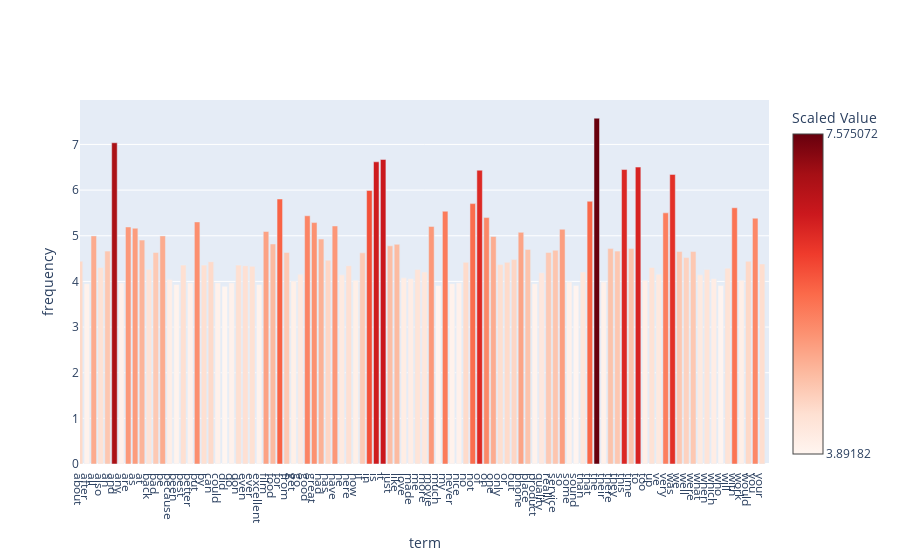

Notebook cell for this chart:
### Code cell
feature_frequencies_log = np.array([math.log(i) for i in feature_frequencies])
top_100_indices = feature_frequencies_log.argsort()[::-1][:100]
top_100_indices = top_100_indices[np.argsort(top_100_indices)]

x = [count_vect.get_feature_names_out()[i] for i in top_100_indices]
y = feature_frequencies_log[top_100_indices]

# fig = px.bar(x=x, y=y)
fig = go.Figure()
fig.add_trace(go.Bar(x=x, y=y,
                    marker=dict(
                    color=y,
                    colorscale='Reds', 
                    colorbar=dict(title='Scaled Value', tickvals=[min(y), max(y)]) 
                )))


# Create a layout for the chart
fig.update_xaxes(
    title_text="term",
    fixedrange=False,
    range=[0, 100],
    constrain="domain",
    tickmode='array',  # Set tickmode to 'array' to use an array of tickvals
    tickvals=list(range(len(x))),  # Set tickvals to the range of x-values
    ticktext=x,  # Set ticktext to the x-labels
    autorange=False, showline=True
)

fig.update_yaxes(
    title_text="frequency",
    fixedrange=True
)
fig.update_layout(hovermode="x")
fig.show(config={"scrollZoom": True, "displayModeBar": True})

### Figure 1 — Plotly figure (JSON) as saved in the notebook; plotly's stock layout.template omitted (floating-point values rounded to 4 significant figures)
{"data": [{"marker": {"color": [4.443, 3.951, 4.997, 4.304, 4.663, 7.037, 3.97, 5.193, 5.165, 4.905, 4.263, 4.635, 4.997, 4.043, 3.932, 4.357, 3.97, 5.303, 4.357, 4.431, 3.97, 3.892, 3.97, 4.357, 4.344, 4.331, 3.932, 5.094, 4.82, 5.805, 4.635, 4.007, 4.159, 5.438, 5.288, 4.927, 4.466, 5.215, 4.143, 4.344, 4.025, 4.625, 5.991, 6.62, 6.671, 4.779, 4.812, 4.078, 4.06, 4.263, 4.205, 5.204, 3.912, 5.537, 3.951, 3.97, 4.419, 5.704, 6.436, 5.398, 4.984, 4.369, 4.419, 4.477, 5.075, 4.7, 3.951, 4.19, 4.635, 4.682, 5.142, 3.989, 3.912, 4.205, 5.756, 7.575, 3.989, 4.718, 4.663, 6.45, 4.718, 6.504, 4.025, 4.304, 4.159, 5.501, 6.344, 4.654, 4.522, 4.654, 4.143, 4.263, 4.06, 3.912, 4.29, 5.613, 4.025, 4.443, 5.384, 4.382], "colorbar": {"tickvals": [3.892, 7.575], "title": {"text": "Scaled Value"}}, "colorscale": [[0, "rgb(255,245,240)"], [0.125, "rgb(254,224,210)"], [0.25, "rgb(252,187,161)"], [0.375, "rgb(252,146,114)"], [0.5, "rgb(251,106,74)"], [0.625, "rgb(239,59,44)"], [0.75, "rgb(203,24,29)"], [0.875, "rgb(165,15,21)"], [1, "rgb(103,0,13)"]]}, "type": "bar", "x": ["about", "after", "all", "also", "an", "and", "any", "are", "as", "at", "back", "bad", "be", "because", "been", "best", "better", "but", "by", "can", "could", "did", "do", "don", "even", "ever", "excellent", "film", "food", "for", "from", "get", "go", "good", "great", "had", "has", "have", "he", "here", "how", "if", "in", "is", "it", "just", "like", "love", "made", "me", "more", "movie", "much", "my", "never", "nice", "no", "not", "of", "on", "one", "only", "or", "out", "phone", "place", "product", "quality", "really", "service", "so", "some", "sound", "than", "that", "the", "their", "there", "they", "this", "time", "to", "too", "up", "ve", "very", "was", "we", "well", "were", "what", "when", "which", "who", "will", "with", "work", "would", "you", "your"], "y": [4.443, 3.951, 4.997, 4.304, 4.663, 7.037, 3.97, 5.193, 5.165, 4.905, 4.263, 4.635, 4.997, 4.043, 3.932, 4.357, 3.97, 5.303, 4.357, 4.431, 3.97, 3.892, 3.97, 4.357, 4.344, 4.331, 3.932, 5.094, 4.82, 5.805, 4.635, 4.007, 4.159, 5.438, 5.288, 4.927, 4.466, 5.215, 4.143, 4.344, 4.025, 4.625, 5.991, 6.62, 6.671, 4.779, 4.812, 4.078, 4.06, 4.263, 4.205, 5.204, 3.912, 5.537, 3.951, 3.97, 4.419, 5.704, 6.436, 5.398, 4.984, 4.369, 4.419, 4.477, 5.075, 4.7, 3.951, 4.19, 4.635, 4.682, 5.142, 3.989, 3.912, 4.205, 5.756, 7.575, 3.989, 4.718, 4.663, 6.45, 4.718, 6.504, 4.025, 4.304, 4.159, 5.501, 6.344, 4.654, 4.522, 4.654, 4.143, 4.263, 4.06, 3.912, 4.29, 5.613, 4.025, 4.443, 5.384, 4.382]}], "layout": {"hovermode": "x", "xaxis": {"autorange": false, "constrain": "domain", "fixedrange": false, "range": [0, 100], "showline": true, "tickmode": "array", "ticktext": ["about", "after", "all", "also", "an", "and", "any", "are", "as", "at", "back", "bad", "be", "because", "been", "best", "better", "but", "by", "can", "could", "did", "do", "don", "even", "ever", "excellent", "film", "food", "for", "from", "get", "go", "good", "great", "had", "has", "have", "he", "here", "how", "if", "in", "is", "it", "just", "like", "love", "made", "me", "more", "movie", "much", "my", "never", "nice", "no", "not", "of", "on", "one", "only", "or", "out", "phone", "place", "product", "quality", "really", "service", "so", "some", "sound", "than", "that", "the", "their", "there", "they", "this", "time", "to", "too", "up", "ve", "very", "was", "we", "well", "were", "what", "when", "which", "who", "will", "with", "work", "would", "you", "your"], "tickvals": [0, 1, 2, 3, 4, 5, 6, 7, 8, 9, 10, 11, 12, 13, 14, 15, 16, 17, 18, 19, 20, 21, 22, 23, 24, 25, 26, 27, 28, 29, 30, 31, 32, 33, 34, 35, 36, 37, 38, 39, 40, 41, 42, 43, 44, 45, 46, 47, 48, 49, 50, 51, 52, 53, 54, 55, 56, 57, 58, 59, 60, 61, 62, 63, 64, 65, 66, 67, 68, 69, 70, 71, 72, 73, 74, 75, 76, 77, 78, 79, 80, 81, 82, 83, 84, 85, 86, 87, 88, 89, 90, 91, 92, 93, 94, 95, 96, 97, 98, 99], "title": {"text": "term"}}, "yaxis": {"fixedrange": true, "title": {"text": "frequency"}}}}
